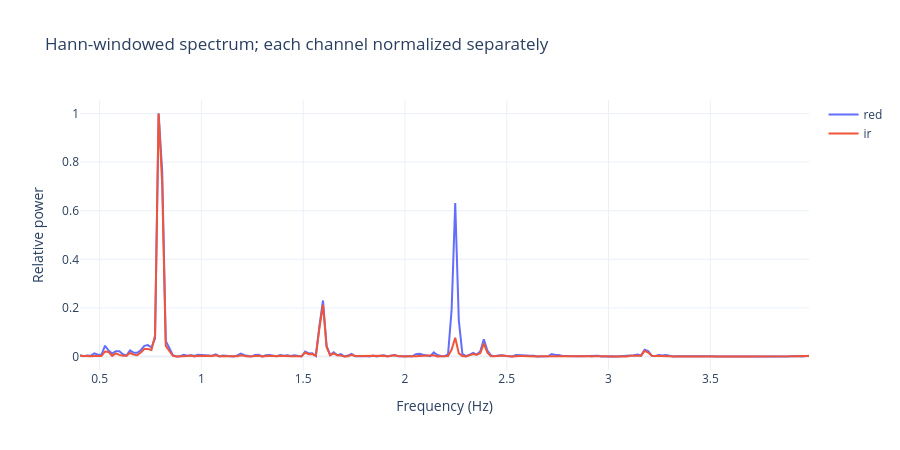

The notebook cell this image was saved under:
### Code cell
spectrum = analysis['spectrum']
fig = go.Figure()
for channel in ('red', 'ir'):
    selected = spectrum.loc[spectrum.channel == channel]
    maximum = selected.power.max()
    relative_power = selected.power / maximum if maximum > 0 else selected.power * 0
    fig.add_trace(go.Scatter(x=selected.frequency_hz, y=relative_power, name=channel, mode='lines'))
fig.update_layout(height=450, title='Hann-windowed spectrum; each channel normalized separately',
                  xaxis_title='Frequency (Hz)', yaxis_title='Relative power')
fig.show()

### Figure 1 — Plotly figure (JSON) as saved in the notebook; plotly's stock layout.template omitted (floating-point values rounded to 4 significant figures; data arrays with more than 128 entries replaced by an {"elided": "..."} marker saying what was removed)
{"data": [{"mode": "lines", "name": "red", "type": "scatter", "x": {"elided": "205 float values"}, "y": {"elided": "205 float values"}}, {"mode": "lines", "name": "ir", "type": "scatter", "x": {"elided": "205 float values"}, "y": {"elided": "205 float values"}}], "layout": {"height": 450, "title": {"text": "Hann-windowed spectrum; each channel normalized separately"}, "xaxis": {"title": {"text": "Frequency (Hz)"}}, "yaxis": {"title": {"text": "Relative power"}}}}
